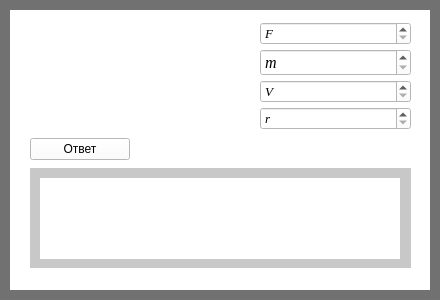
       <widget class="QWidget" name="widget_9" native="true">
        <property name="geometry">
         <rect>
          <x>460</x>
          <y>320</y>
          <width>440</width>
          <height>300</height>
         </rect>
        </property>
        <property name="minimumSize">
         <size>
          <width>440</width>
          <height>300</height>
         </size>
        </property>
        <property name="maximumSize">
         <size>
          <width>440</width>
          <height>300</height>
         </size>
        </property>
        <property name="styleSheet">
         <string notr="true">background-color: rgb(0, 0, 0);
background-color: rgb(113, 113, 113);</string>
        </property>
        <widget class="QWidget" name="widget_10" native="true">
         <property name="geometry">
          <rect>
           <x>10</x>
           <y>10</y>
           <width>420</width>
           <height>280</height>
          </rect>
         </property>
         <property name="minimumSize">
          <size>
           <width>420</width>
           <height>280</height>
          </size>
         </property>
         <property name="maximumSize">
          <size>
           <width>420</width>
           <height>280</height>
          </size>
         </property>
         <property name="styleSheet">
          <string notr="true">background-color: rgb(255, 255, 255);</string>
         </property>
         <widget class="QWidget" name="verticalLayoutWidget_22">
          <property name="geometry">
           <rect>
            <x>20</x>
            <y>10</y>
            <width>381</width>
            <height>251</height>
           </rect>
          </property>
          <layout class="QVBoxLayout" name="verticalLayout_25">
           <item>
            <layout class="QHBoxLayout" name="horizontalLayout_13">
             <property name="spacing">
              <number>50</number>
             </property>
             <item>
              <widget class="QLabel" name="label_25">
               <property name="minimumSize">
                <size>
                 <width>180</width>
                 <height>0</height>
                </size>
               </property>
               <property name="styleSheet">
                <string notr="true">background-color: rgb(255, 255, 255);</string>
               </property>
               <property name="text">
                <string/>
               </property>
               <property name="pixmap">
                <pixmap>D:/Downloads/2018-12-06_22-04-58.jpg</pixmap>
               </property>
              </widget>
             </item>
             <item>
              <layout class="QVBoxLayout" name="verticalLayout_12">
               <property name="spacing">
                <number>4</number>
               </property>
               <item>
                <widget class="QSpinBox" name="spinBox_26">
                 <property name="font">
                  <font>
                   <family>Times New Roman</family>
                   <pointsize>10</pointsize>
                   <italic>true</italic>
                  </font>
                 </property>
                 <property name="specialValueText">
                  <string>F</string>
                 </property>
                 <property name="maximum">
                  <number>1000000000</number>
                 </property>
                </widget>
               </item>
               <item>
                <widget class="QSpinBox" name="spinBox_27">
                 <property name="font">
                  <font>
                   <family>Times New Roman</family>
                   <pointsize>12</pointsize>
                   <italic>true</italic>
                  </font>
                 </property>
                 <property name="specialValueText">
                  <string>m</string>
                 </property>
                 <property name="maximum">
                  <number>1000000000</number>
                 </property>
                </widget>
               </item>
               <item>
                <widget class="QSpinBox" name="spinBox_24">
                 <property name="font">
                  <font>
                   <family>Times New Roman</family>
                   <pointsize>10</pointsize>
                   <italic>true</italic>
                  </font>
                 </property>
                 <property name="specialValueText">
                  <string>V</string>
                 </property>
                 <property name="maximum">
                  <number>1000000000</number>
                 </property>
                </widget>
               </item>
               <item>
                <widget class="QSpinBox" name="spinBox_25">
                 <property name="font">
                  <font>
                   <family>Times New Roman</family>
                   <pointsize>10</pointsize>
                   <italic>true</italic>
                  </font>
                 </property>
                 <property name="specialValueText">
                  <string>r</string>
                 </property>
                 <property name="maximum">
                  <number>1000000000</number>
                 </property>
                </widget>
               </item>
              </layout>
             </item>
            </layout>
           </item>
           <item>
            <widget class="QPushButton" name="pushButton_8">
             <property name="minimumSize">
              <size>
               <width>100</width>
               <height>0</height>
              </size>
             </property>
             <property name="maximumSize">
              <size>
               <width>100</width>
               <height>16777215</height>
              </size>
             </property>
             <property name="text">
              <string>Ответ</string>
             </property>
            </widget>
           </item>
           <item>
            <widget class="QWidget" name="widget_58" native="true">
             <property name="minimumSize">
              <size>
               <width>0</width>
               <height>100</height>
              </size>
             </property>
             <property name="maximumSize">
              <size>
               <width>400</width>
               <height>100</height>
              </size>
             </property>
             <property name="styleSheet">
              <string notr="true">background-color: rgb(200, 200, 200);</string>
             </property>
             <widget class="QLabel" name="label_28">
              <property name="geometry">
               <rect>
                <x>10</x>
                <y>10</y>
                <width>360</width>
                <height>81</height>
               </rect>
              </property>
              <property name="minimumSize">
               <size>
                <width>360</width>
                <height>0</height>
               </size>
              </property>
              <property name="maximumSize">
               <size>
                <width>360</width>
                <height>16777215</height>
               </size>
              </property>
              <property name="styleSheet">
               <string notr="true">background-color: rgb(255, 255, 255);</string>
              </property>
              <property name="text">
               <string/>
              </property>
             </widget>
            </widget>
           </item>
          </layout>
         </widget>
        </widget>
       </widget>
